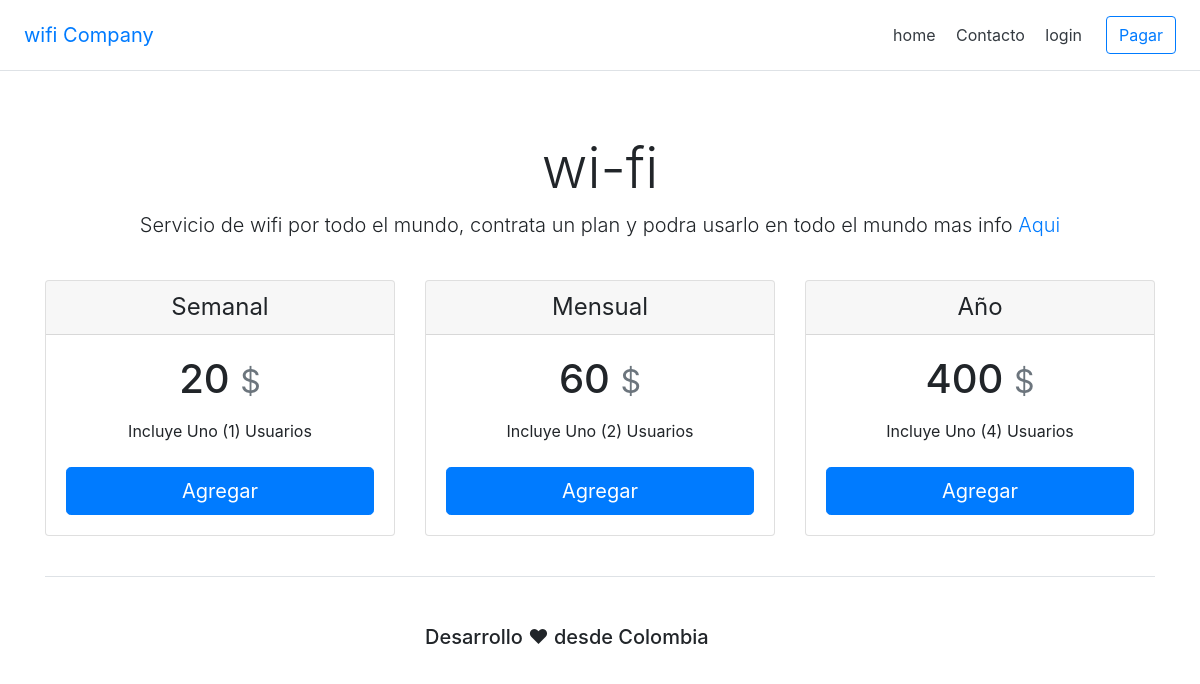
Page /index.php/home on the earlier database version.
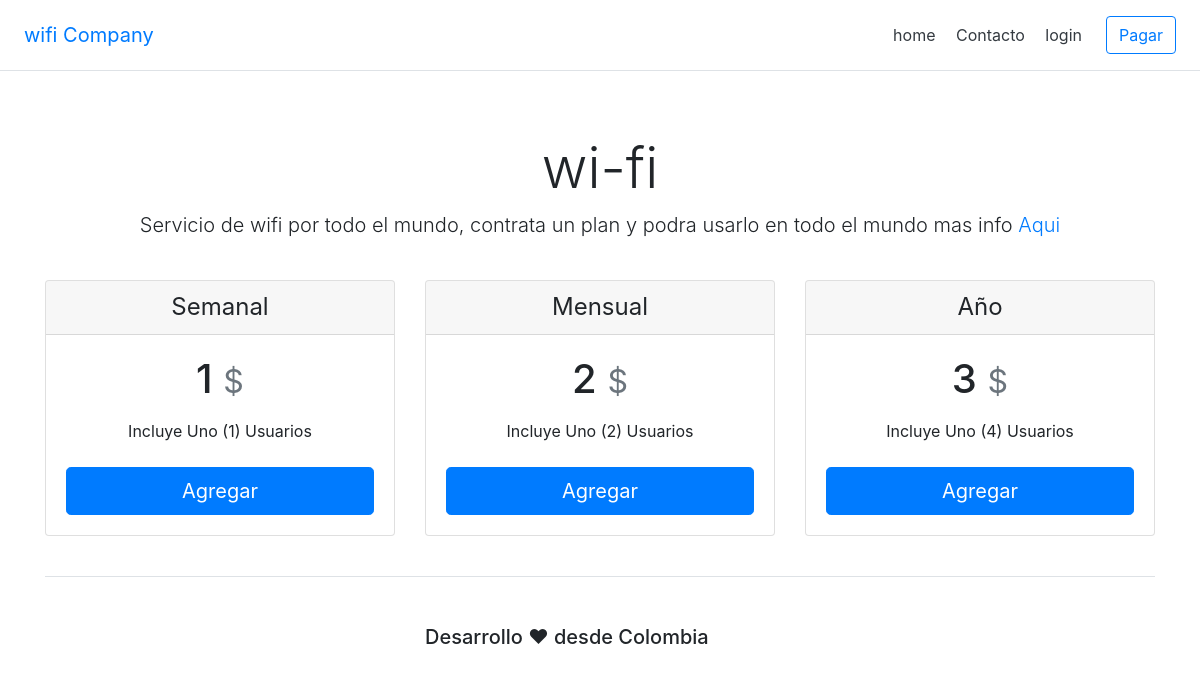
Same page on the later database version.
### tables this page shows
CREATE TABLE `plans` (
  `IdPlans` int(2) NOT NULL,
  `Name` varchar(15) NOT NULL,
  `Cost` int(8) NOT NULL,
  `Includ` varchar(40) NOT NULL
);

### application/controllers/Home.php (called while the page is built, shortened)
<?php
class Home extends CI_Controller {
	public function __construct(){
        $this->load->helper('url');
        $this->load->library('session');
	}
	public function index()
	{
		$this->load->model('home_model');
		if($this->session->userdata('shopping')){
			$data['shopping'] = count(explode(',',$this->session->userdata('shopping')['0']));
		}
		else{
			$data['shopping']= 0;
		}
		$data['GetPlans']=$this->home_model->GetPlans();
		$this->load->view('home',$data);
	}
}

### index.php (called while the page is built, shortened)
<?php
require_once BASEPATH.'core/CodeIgniter.php';

### application/models/Home_model.php (called while the page is built, shortened)
<?php
class Home_model extends CI_Model{
	public function GetPlans(){
		$sql=" SELECT * FROM `plans` ";
		$query=$this->db->query($sql);
		return $query->result_array();
	}
}

### application/views/home.php (the view, shortened to what this page needs)
<?php
 include 'include/head.php';
?>
<div class="pricing-header px-3 py-3 pt-md-5 pb-md-4 mx-auto text-center">
  <h1 class="display-4">wi-fi</h1>
  <p class="lead">Servicio de wifi por todo el mundo, contrata un plan y podra usarlo en todo el mundo mas info<a href="#"> Aqui</a></p>
</div>
<div class="container">
  <div class="card-deck mb-3 text-center">
<?php
      foreach ($GetPlans as $key => $value) {
?>
      <div class="card mb-4 shadow-sm">
          <div class="card-header">
            <h4 class="my-0 font-weight-normal"><?php echo $value['Name'] ?></h4>
          </div>
          <div class="card-body">
            <h1 class="card-title pricing-card-title"><?php echo $value['Cost'] ?> <small class="text-muted">$</small></h1>
            <ul class="list-unstyled mt-3 mb-4">
              <li><?php echo $value['Includ'] ?></li>
            </ul>
            <button onclick="AddProduct(<?php echo  $value['IdPlans']; ?>)" type="button" class="btn btn-lg btn-block btn-primary">Agregar</button>
          </div>
      </div>
<?php
      }
?>
  </div>
</div>
<?php
 include 'include/footer.php';
 include 'include/end.php';
?>

### application/views/include/head.php (shortened to what this page needs)
<!DOCTYPE html>
<html lang="es"><head>
    <link href="<?php echo base_url()?>vendor/bootstrap-4.3.1/css/bootstrap.min.css" rel="stylesheet" type="text/css">
    <link href="<?php echo base_url()?>vendor/css/css.css" rel="stylesheet"  type="text/css">
</head>
<body>
 <div class="d-flex flex-column flex-md-row align-items-center p-3 px-md-4 mb-3 bg-white border-bottom shadow-sm">
  <h5 class="my-0 mr-md-auto font-weight-normal"><a href="<?php echo base_url().'index.php/home'?>"> wifi Company</a></h5>
  <nav class="my-2 my-md-0 mr-md-3">
    <a class="p-2 text-dark" href="<?php echo base_url().'index.php/home'?>">home</a>
    <a class="p-2 text-dark" href="#">Contacto</a>
    <a class="p-2 text-dark" href="<?php echo base_url().'index.php/user/login'?>">login</a>
  </nav>
  <a class="btn btn-outline-primary" href="<?php echo base_url().'index.php/user/shopping/'?>">Pagar
  </a>
</div>

### application/views/include/footer.php
<div class="container">
 <footer class=" border-top  pt-md-5 pt-4">
    <div class="row">
      <div class="col-4 col-md"></div>
      <div class="col-4 col-md">
        <h5>Desarrollo ♥ desde Colombia</h5>
      </div>
      <div class="col-4 col-md"></div>
    </div>
</footer>
</div>

Differences in the rows shown:
changed plans "Semanal": Cost "20" → "1"
changed plans "Mensual": Cost "60" → "2"
changed plans "Año": Cost "400" → "3"
